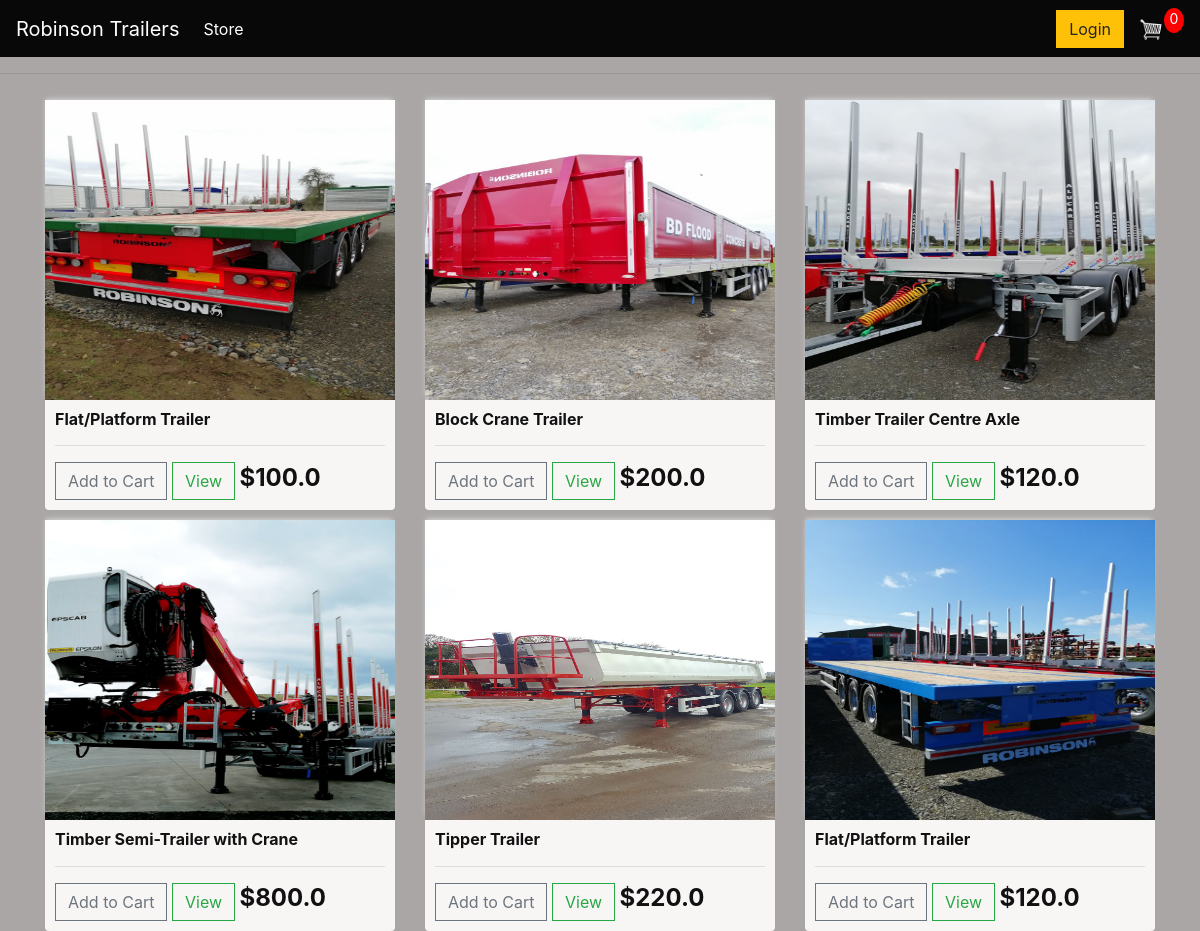
The page / on the database its author committed.
### store/models.py (models this page shows, shortened)
class Product(models.Model):
    name = models.CharField(max_length=200)
    price = models.FloatField()
    digital = models.BooleanField(default=False, null=True, blank=True)
    image = models.ImageField(null=True, blank=True)
    @property
    def imageURL(self):
        try:
            url = self.image.url
        except:
            url = ''
        return url

### store/views.py (the view)
# urls.py: path('', include('store.urls')),
def store(request):
    if request.user.is_authenticated:
        customer = request.user.customer
        order, created = Order.objects.get_or_create(customer=customer, complete=False)
        items = order.orderitem_set.all()
        cartItems = order.get_cart_items
    else:
        items = []
        order = {'get_cart_total':0, 'grt_cart_items':0}
        cartItems = order['grt_cart_items']
    products = Product.objects.all()
    context = {'products':products, 'cartItems':cartItems}
    return render(request, 'store/store.html', context)

### store/templates/store/store.html
{% extends 'store/base.html' %}
{% load static %}
{% block content %}
<div class="row">
    {% for product in products %}
    <div class="col-lg-4">
        <img class="thumbnail" src="{{product.imageURL}}">
        <div class="box-element product">
            <h6><strong>{{product.name}}</strong></h6>
            <hr>
            <button data-product="{{product.id}}" data-action="add" class="btn btn-outline-secondary add-btn update-cart">Add to Cart</button>
			<a class="btn btn-outline-success" href="#">View</a>
			<h4 style="display: inline-block;"><strong>${{product.price}}</strong></h4>
        </div>
    </div>
    {% endfor %}
    </div>
{% endblock content %}

### store/templates/store/base.html (shortened to what this page needs)
<!DOCTYPE html>
{% load static %}
<html lang="en">
    <head>
      <link rel="stylesheet" href="https://stackpath.bootstrapcdn.com/bootstrap/4.4.1/css/bootstrap.min.css">
      <link rel="stylesheet" type="text/css" href="{% static 'css/base.css' %}">
     </head>
     <body>
        <nav class="navbar navbar-expand-lg navbar-dark bg-dark">
            <a class="navbar-brand" href="{% url 'store' %}">Robinson Trailers</a>
            <div class="collapse navbar-collapse" id="navbarSupportedContent">
              <ul class="navbar-nav mr-auto">
                <li class="nav-item active">
                  <a class="nav-link" href="{% url 'store' %}">Store<span class="sr-only">(current)</span></a>
                </li>
              </ul>
              <div class="form-inline my-2 my-lg-0">
                  <a href="#"class="btn btn-warning">Login</a>
                  <a href="{% url 'cart' %}">
                      <img id="cart-icon" src="{% static 'images/cart.png' %}">
                  </a>
                  <p id="cart-total">{{cartItems}}</p>
              </div>
            </div>
          </nav>
         <hr>
         <div class = "container">
             {% block content %}
             {% endblock content %}
         </div>
     </body>
</html>

### static/css/base.css (style rules this page uses)
html { height: 100%; scroll-behavior: smooth; }
body { background-color:rgb(170, 166, 166); }
h1,h2,h3,h4,h5,h6 { color:rgb(17, 17, 17); }
.box-element { background-color: rgb(248, 245, 245); border-radius: 4px; padding: 10px; }
.thumbnail { width: 100%; height: 300px; -webkit-box-shadow: -1px -3px 5px -2px rgba(214,214,214,1); -moz-box-shadow: -1px -3px 5px -2px rgba(214,214,214,1); box-shadow: -1px -3px 5px -2px rgba(214,214,214,1); }
.product { border-radius: 0 0 4px 4px; }
.bg-dark { background-color: #080808!important; }
#cart-icon { width: 25px; display: inline-block; margin-left: 15px; }
#cart-total { display: block; text-align: center; color:#fff; background-color: red; width: 20px; height: 25px; border-radius: 50%; font-size: 14px; }
.col-lg-4, .col-lg-6, .col-lg-8, .col-lg-12 { margin-top: 10px; }
.btn { border-radius: 0; }

### rows shown on the page
Product: imageURL (picture), name "Flat/Platform Trailer", price "100.0"
Product: imageURL (picture), name "Block Crane Trailer", price "200.0"
Product: imageURL (picture), name "Timber Trailer Centre Axle", price "120.0"
Product: imageURL (picture), name "Timber Semi-Trailer with Crane", price "800.0"
Product: imageURL (picture), name "Tipper Trailer", price "220.0"
Product: imageURL (picture), name "Flat/Platform Trailer", price "120.0"

### other values the page prints
{{ cartItems }} "0"
